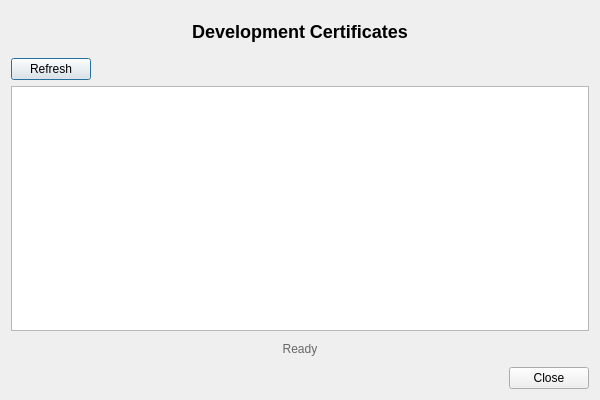
<?xml version="1.0" encoding="UTF-8"?>
<ui version="4.0">
 <class>ManageCertificatesWindow</class>
 <widget class="QDialog" name="ManageCertificatesWindow">
  <property name="geometry">
   <rect>
    <x>0</x>
    <y>0</y>
    <width>600</width>
    <height>400</height>
   </rect>
  </property>
  <property name="minimumSize">
   <size>
    <width>600</width>
    <height>400</height>
   </size>
  </property>
  <property name="windowTitle">
   <string>Manage Certificates</string>
  </property>
  <layout class="QVBoxLayout" name="verticalLayout">
   <item>
    <widget class="QLabel" name="titleLabel">
     <property name="text">
      <string>Development Certificates</string>
     </property>
     <property name="alignment">
      <set>Qt::AlignCenter</set>
     </property>
     <property name="styleSheet">
      <string>font-size: 18px; font-weight: bold; margin: 10px;</string>
     </property>
    </widget>
   </item>
   <item>
    <layout class="QHBoxLayout" name="toolbarLayout">
     <item>
      <widget class="QPushButton" name="refreshButton">
       <property name="text">
        <string>Refresh</string>
       </property>
      </widget>
     </item>
     <item>
      <spacer name="toolbarSpacer">
       <property name="orientation">
        <enum>Qt::Horizontal</enum>
       </property>
       <property name="sizeHint" stdset="0">
        <size>
         <width>40</width>
         <height>20</height>
        </size>
       </property>
      </spacer>
     </item>
    </layout>
   </item>
   <item>
    <widget class="QListWidget" name="certificateList">
     <property name="alternatingRowColors">
      <bool>true</bool>
     </property>
     <property name="selectionMode">
      <enum>QAbstractItemView::NoSelection</enum>
     </property>
     <property name="resizeMode">
      <enum>QListView::Adjust</enum>
     </property>
    </widget>
   </item>
   <item>
    <widget class="QLabel" name="statusLabel">
     <property name="text">
      <string>Ready</string>
     </property>
     <property name="alignment">
      <set>Qt::AlignCenter</set>
     </property>
     <property name="styleSheet">
      <string>color: #666; font-size: 12px; margin: 5px;</string>
     </property>
    </widget>
   </item>
   <item>
    <layout class="QHBoxLayout" name="buttonLayout">
     <item>
      <spacer name="buttonSpacer">
       <property name="orientation">
        <enum>Qt::Horizontal</enum>
       </property>
       <property name="sizeHint" stdset="0">
        <size>
         <width>40</width>
         <height>20</height>
        </size>
       </property>
      </spacer>
     </item>
     <item>
      <widget class="QPushButton" name="closeButton">
       <property name="text">
        <string>Close</string>
       </property>
      </widget>
     </item>
    </layout>
   </item>
  </layout>
 </widget>
 <resources/>
 <connections/>
</ui>
